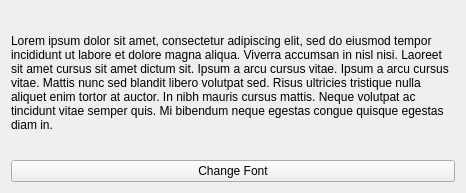
<?xml version="1.0" encoding="UTF-8"?>
<ui version="4.0">
 <class>Widget</class>
 <widget class="QWidget" name="Widget">
  <property name="geometry">
   <rect>
    <x>0</x>
    <y>0</y>
    <width>466</width>
    <height>193</height>
   </rect>
  </property>
  <property name="windowTitle">
   <string>Widget</string>
  </property>
  <layout class="QVBoxLayout" name="verticalLayout">
   <item>
    <widget class="QLabel" name="label">
     <property name="text">
      <string>Lorem ipsum dolor sit amet, consectetur adipiscing elit, sed do eiusmod tempor incididunt ut labore et dolore magna aliqua. Viverra accumsan in nisl nisi. Laoreet sit amet cursus sit amet dictum sit. Ipsum a arcu cursus vitae. Ipsum a arcu cursus vitae. Mattis nunc sed blandit libero volutpat sed. Risus ultricies tristique nulla aliquet enim tortor at auctor. In nibh mauris cursus mattis. Neque volutpat ac tincidunt vitae semper quis. Mi bibendum neque egestas congue quisque egestas diam in.</string>
     </property>
     <property name="wordWrap">
      <bool>true</bool>
     </property>
    </widget>
   </item>
   <item>
    <widget class="QPushButton" name="changeFontButton">
     <property name="text">
      <string>Change Font</string>
     </property>
    </widget>
   </item>
  </layout>
 </widget>
 <resources/>
 <connections/>
</ui>
